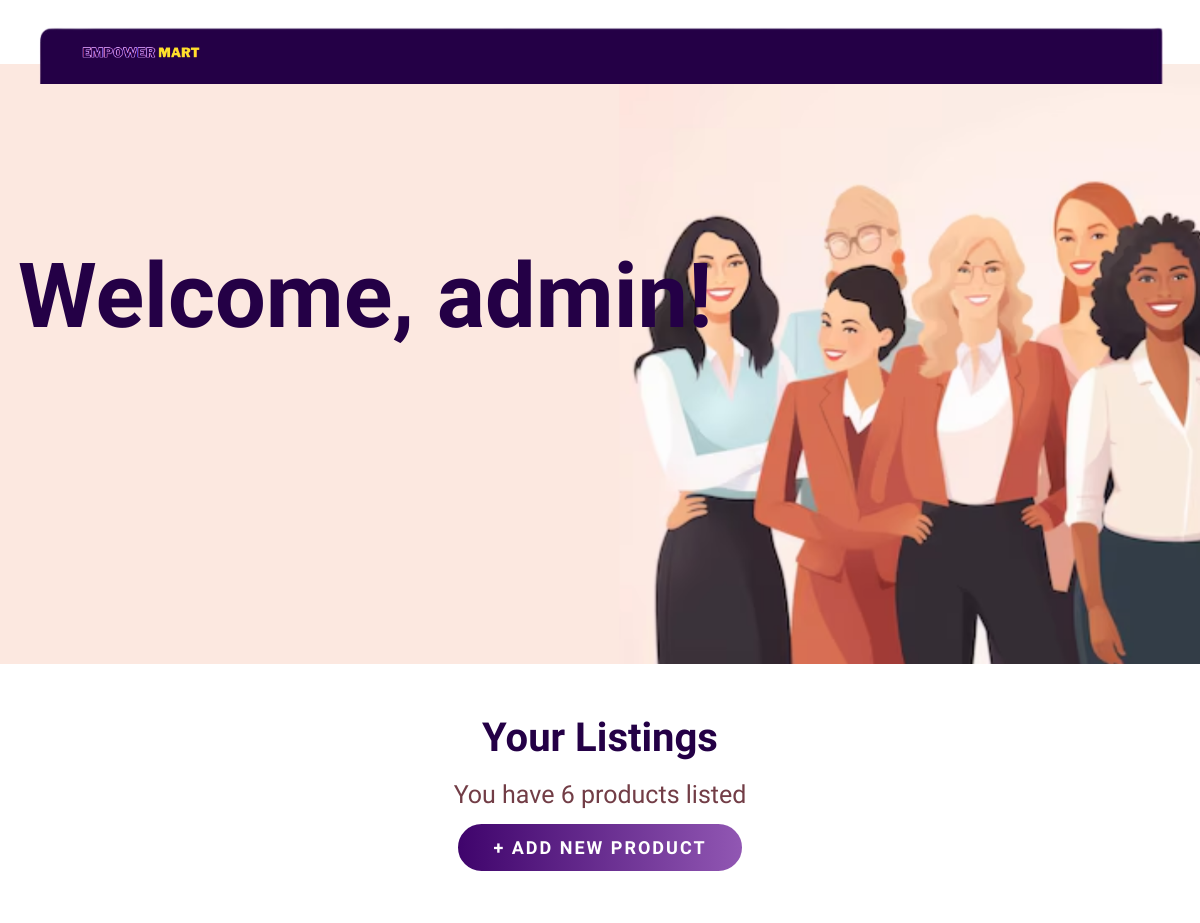
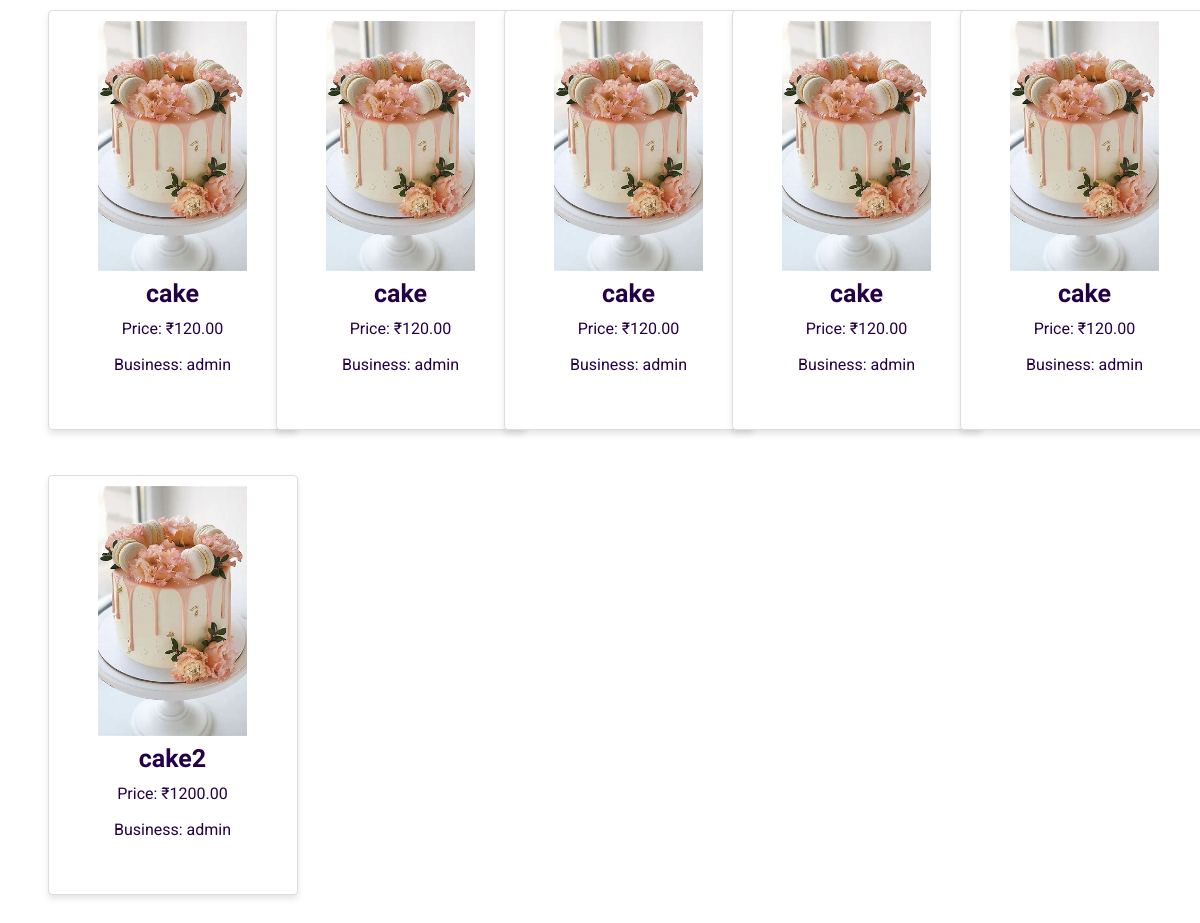
Before: /dashboard/ (signed in) with the older database file (2 pictures, top to bottom).
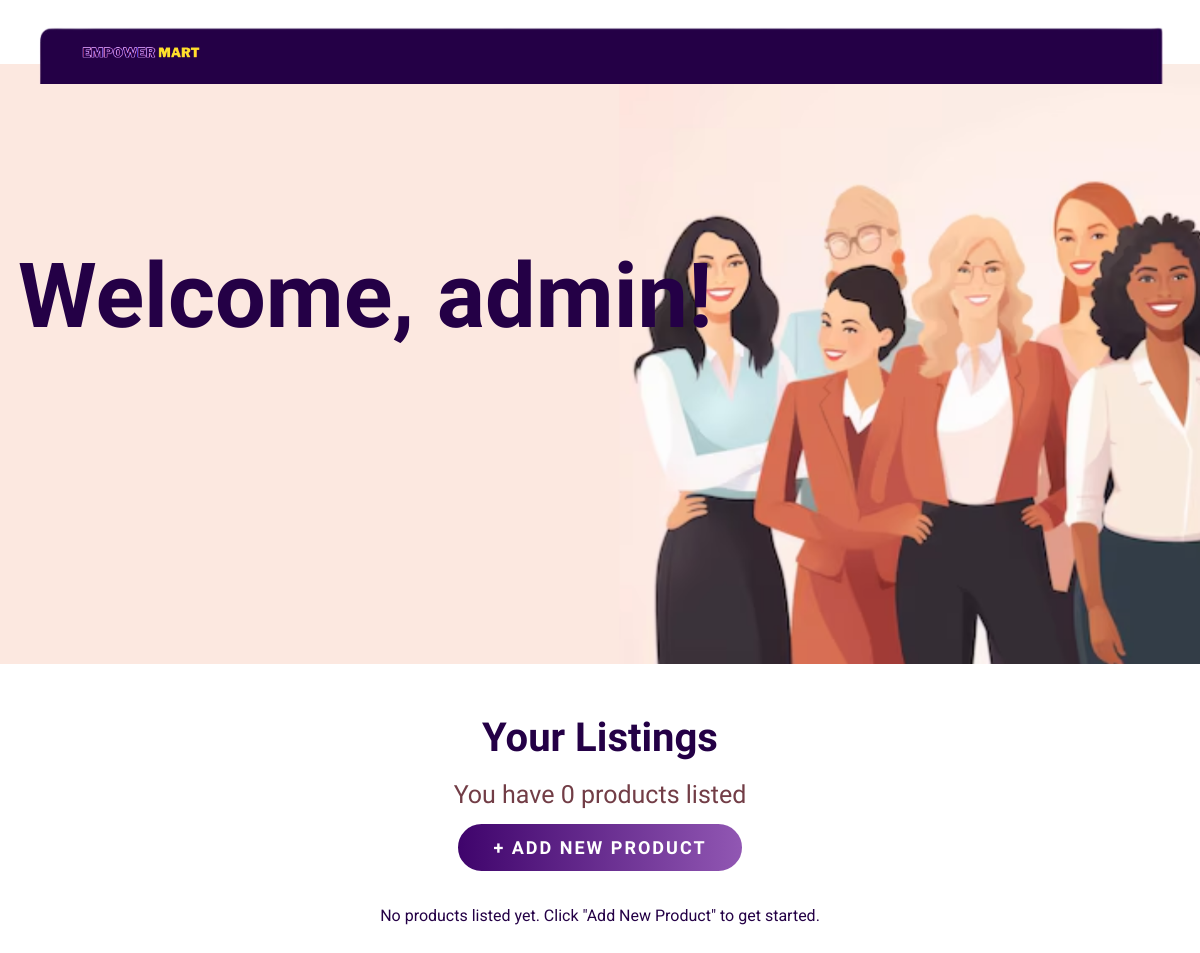
After: the same page with the newer database file.
### home/models.py (models this page shows, shortened)
class Product(models.Model):
    Product_Id = models.AutoField(primary_key=True)
    Product_name = models.CharField(max_length=200)
    Price_per_unit = models.DecimalField(max_digits=10, decimal_places=2, null=True, blank=True)
    Product_Description = models.TextField()
    Product_Image = models.ImageField(upload_to='products/')
    business_name = models.ForeignKey('user', on_delete=models.CASCADE)  # Foreign key to the user model

class user(AbstractBaseUser, PermissionsMixin):
    business_name = models.CharField(max_length=255, unique=True, default="default_username")
    is_active = models.BooleanField(default=True)
    is_staff = models.BooleanField(default=False)  # This grants access to the admin interface
    is_superuser = models.BooleanField(default=False)  # For superuser access
    Instagram_link = models.URLField(max_length=500, null=True, blank=True)  # Optional Instagram link
    Phone_number = models.CharField(max_length=15, null=True, blank=True)
    objects = UserManager()
    USERNAME_FIELD = 'business_name'  # Use business_name to log in
    REQUIRED_FIELDS = []  # No additional fields required
    def __str__(self):
        return self.business_name

### home/views.py (the view)
# urls.py: path('dashboard/', views.dashboard_view, name="dashboard_view"),
@login_required
def dashboard_view(request):
    products = Product.objects.filter(business_name=request.user)
    return render(request, 'dashboard.html', {'products': products})

### templates/dashboard.html (shortened to what this page needs)
<!DOCTYPE html>
{% load static %}
<html lang="en">
<head>
    <link rel="stylesheet" href="{% static 'css/lightbox.css' %}">
    <link href="https://cdn.jsdelivr.net/npm/bootstrap@5.1.3/dist/css/bootstrap.min.css" rel="stylesheet">
    <link rel="stylesheet" href="https://cdnjs.cloudflare.com/ajax/libs/font-awesome/5.15.4/css/all.min.css" />
    <link rel="stylesheet" type="text/css" href="{% static 'css/style.css' %}">
    <link rel="stylesheet" href="{% static 'css/responsive-style.css' %}">
</head>
<body>
    <header id="full-nav">
        <div class="header">
            <nav class="navbar navbar-expand-lg">
                <a class="navbar-brand" href="#">
                    <img src="{% static 'images/logo1.png' %}" alt="Logo" class="logo">
                </a>
            </nav>
        </div>
    </header>
    <section class="banner_section">
        <div class="container_seller">
            <div class="banner-content_seller">
                <h1>Welcome, {{ user.business_name }}!</h1>
            </div>
        </div>
    </section>
    <section class="listing_section">
        <div class="container">
            <div class="row justify-content-center">
                <div class="col-12 text-center pb-5">
                    <h2 class="section-title">Your Listings</h2>
                    <h4>You have {{ products|length }} products listed</h4>
                    <a href="{% url 'add_product' %}" class="btn main-btn">+ ADD NEW PRODUCT</a>
                </div>
            </div>
            <div class="row">
                {% for product in products %}
                <div class="col-6 col-md-2 mb-4">
                        <div class="card">
                            <img src="{{ product.Product_Image.url }}" class="card-img-top" alt="Product Image">
                            <div class="card-body">
                                <h5 class="card-title">{{ product.Product_name }}</h5>
                                <p class="card-text">Price: ₹{{ product.Price_per_unit }}</p>
                                <p class="card-text">Business: {{ product.business_name }}</p>
                            </div>
                        </div>
                    </div>
                {% empty %}
                    <p class="text-center">No products listed yet. Click "Add New Product" to get started.</p>
                {% endfor %}
            </div>
        </div>
    </section>
</body>
</html>

Changed rows visible on the page:
removed Product: Product_Image (picture), Product_name "cake", Price_per_unit "120.00", business_name "admin"
removed Product: Product_Image (picture), Product_name "cake", Price_per_unit "120.00", business_name "admin"
removed Product: Product_Image (picture), Product_name "cake", Price_per_unit "120.00", business_name "admin"
removed Product: Product_Image (picture), Product_name "cake", Price_per_unit "120.00", business_name "admin"
removed Product: Product_Image (picture), Product_name "cake", Price_per_unit "120.00", business_name "admin"
removed Product: Product_Image (picture), Product_name "cake2", Price_per_unit "1200.00", business_name "admin"
Other visible differences:
{{ products|length }}: "6" → "0"
text now shown: "No products listed yet. Click \"Add New Product\" to get started."
